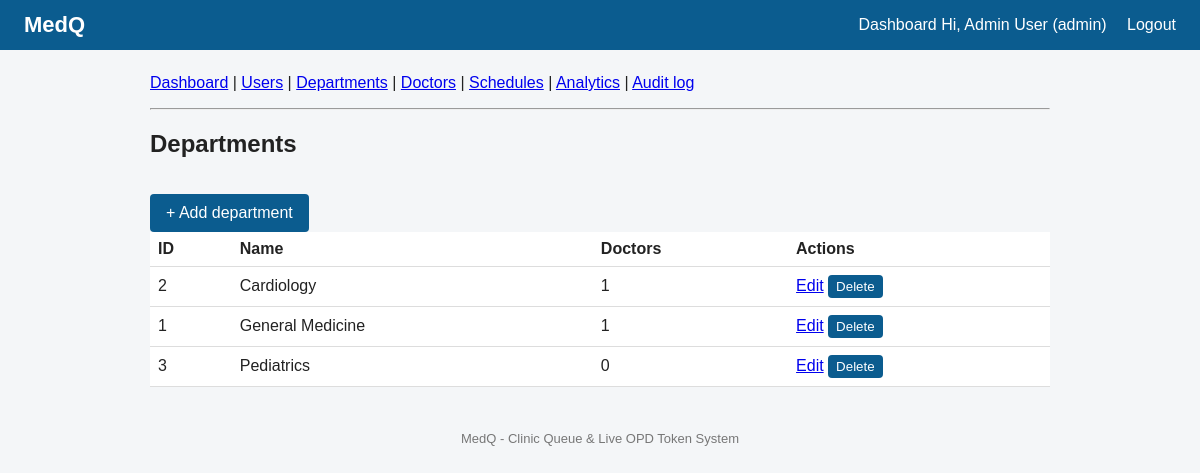
/backend/admin/departments.php (signed in), run on the app's committed database.
### tables this page shows
CREATE TABLE departments (
    dept_id   INT UNSIGNED AUTO_INCREMENT PRIMARY KEY,
    dept_name VARCHAR(100) NOT NULL UNIQUE
);

### backend/includes/functions.php (called while the page is built, shortened)
<?php
function e($text) {
    return htmlspecialchars((string)$text, ENT_QUOTES, 'UTF-8');
}

### backend/admin/departments.php (the view, shortened to what this page needs)
<?php
require_once '../includes/db.php';
$departments = $pdo->query(
    'SELECT d.dept_id, d.dept_name, COUNT(x.doctor_id) AS doctor_count
       FROM departments d
       LEFT JOIN doctors x ON x.dept_id = d.dept_id
      GROUP BY d.dept_id, d.dept_name
      ORDER BY d.dept_name'
)->fetchAll();
include '../includes/header.php';
include 'menu.php';
?>
<h2>Departments</h2>
<a class="btn" href="department_form.php">+ Add department</a>
<table>
    <tr><th>ID</th><th>Name</th><th>Doctors</th><th>Actions</th></tr>
    <?php foreach ($departments as $d): ?>
        <tr>
            <td><?= e($d['dept_id']) ?></td>
            <td><?= e($d['dept_name']) ?></td>
            <td><?= e($d['doctor_count']) ?></td>
            <td>
                <a href="department_form.php?id=<?= e($d['dept_id']) ?>">Edit</a>
                <form method="post" style="display:inline" onsubmit="return confirm('Delete this department?');">
                    <button type="submit" style="margin:0;padding:4px 8px">Delete</button>
                </form>
            </td>
        </tr>
    <?php endforeach; ?>
</table>
<?php include '../includes/footer.php'; ?>

### backend/css/styles.css (style rules this page uses)
body { font-family: Arial, sans-serif; margin: 0; background: #f4f6f8; color: #222; }
button, .btn { background: #0b5c8f; color: #fff; border: 0; padding: 10px 16px; margin-top: 16px; border-radius: 4px; cursor: pointer; text-decoration: none; display: inline-block; }
table { width: 100%; border-collapse: collapse; background: #fff; }
th, td { padding: 8px; border-bottom: 1px solid #ddd; text-align: left; }

### data on the page
departments: dept_id "2", dept_name "Cardiology", doctor_count "1"
departments: dept_id "1", dept_name "General Medicine", doctor_count "1"
departments: dept_id "3", dept_name "Pediatrics", doctor_count "0"

### other printed values
$_SESSION['name'] "Admin User"
$_SESSION['role'] "admin"
